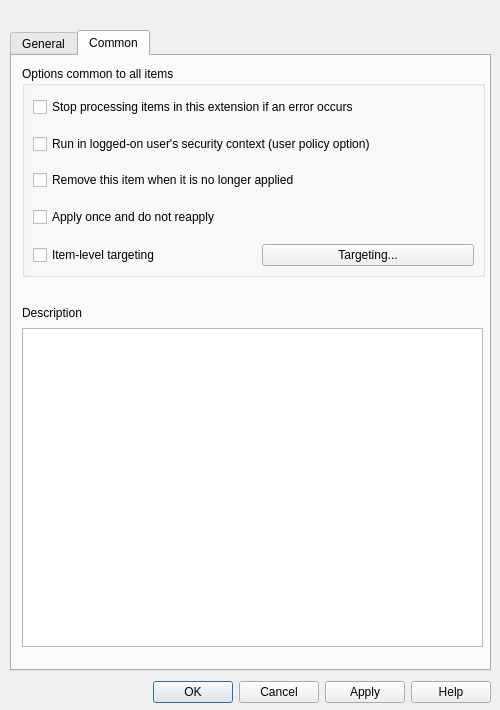
<?xml version="1.0" encoding="UTF-8"?>
<ui version="4.0">
 <class>Dialog</class>
 <widget class="QDialog" name="Dialog">
  <property name="geometry">
   <rect>
    <x>0</x>
    <y>0</y>
    <width>500</width>
    <height>710</height>
   </rect>
  </property>
  <property name="windowTitle">
   <string>Dialog</string>
  </property>
  <widget class="QDialogButtonBox" name="buttonBox">
   <property name="geometry">
    <rect>
     <x>140</x>
     <y>680</y>
     <width>351</width>
     <height>25</height>
    </rect>
   </property>
   <property name="standardButtons">
    <set>QDialogButtonBox::Apply|QDialogButtonBox::Cancel|QDialogButtonBox::Help|QDialogButtonBox::Ok</set>
   </property>
  </widget>
  <widget class="QTabWidget" name="Option_common">
   <property name="geometry">
    <rect>
     <x>10</x>
     <y>30</y>
     <width>481</width>
     <height>641</height>
    </rect>
   </property>
   <property name="currentIndex">
    <number>1</number>
   </property>
   <widget class="QWidget" name="tab">
    <attribute name="title">
     <string>General</string>
    </attribute>
    <widget class="Line" name="line">
     <property name="geometry">
      <rect>
       <x>10</x>
       <y>40</y>
       <width>460</width>
       <height>3</height>
      </rect>
     </property>
     <property name="orientation">
      <enum>Qt::Horizontal</enum>
     </property>
    </widget>
    <widget class="Line" name="line_2">
     <property name="geometry">
      <rect>
       <x>10</x>
       <y>250</y>
       <width>460</width>
       <height>16</height>
      </rect>
     </property>
     <property name="orientation">
      <enum>Qt::Horizontal</enum>
     </property>
    </widget>
    <widget class="Line" name="line_3">
     <property name="geometry">
      <rect>
       <x>10</x>
       <y>350</y>
       <width>460</width>
       <height>3</height>
      </rect>
     </property>
     <property name="orientation">
      <enum>Qt::Horizontal</enum>
     </property>
    </widget>
    <widget class="Line" name="line_4">
     <property name="geometry">
      <rect>
       <x>10</x>
       <y>520</y>
       <width>460</width>
       <height>3</height>
      </rect>
     </property>
     <property name="orientation">
      <enum>Qt::Horizontal</enum>
     </property>
    </widget>
    <widget class="Line" name="line_5">
     <property name="geometry">
      <rect>
       <x>10</x>
       <y>160</y>
       <width>460</width>
       <height>16</height>
      </rect>
     </property>
     <property name="orientation">
      <enum>Qt::Horizontal</enum>
     </property>
    </widget>
    <widget class="QWidget" name="">
     <property name="geometry">
      <rect>
       <x>10</x>
       <y>360</y>
       <width>461</width>
       <height>151</height>
      </rect>
     </property>
     <layout class="QGridLayout" name="gridLayout_6">
      <item row="0" column="0">
       <layout class="QVBoxLayout" name="verticalLayout_5">
        <item>
         <widget class="QLabel" name="label_12">
          <property name="text">
           <string>Start in:</string>
          </property>
         </widget>
        </item>
        <item>
         <spacer name="verticalSpacer_2">
          <property name="orientation">
           <enum>Qt::Vertical</enum>
          </property>
          <property name="sizeType">
           <enum>QSizePolicy::Fixed</enum>
          </property>
          <property name="sizeHint" stdset="0">
           <size>
            <width>20</width>
            <height>1</height>
           </size>
          </property>
         </spacer>
        </item>
        <item>
         <widget class="QLabel" name="label_11">
          <property name="text">
           <string>Shortcutkey:</string>
          </property>
         </widget>
        </item>
        <item>
         <spacer name="verticalSpacer_5">
          <property name="orientation">
           <enum>Qt::Vertical</enum>
          </property>
          <property name="sizeType">
           <enum>QSizePolicy::Fixed</enum>
          </property>
          <property name="sizeHint" stdset="0">
           <size>
            <width>20</width>
            <height>1</height>
           </size>
          </property>
         </spacer>
        </item>
        <item>
         <widget class="QLabel" name="label_13">
          <property name="text">
           <string>Run:</string>
          </property>
         </widget>
        </item>
        <item>
         <spacer name="verticalSpacer_6">
          <property name="orientation">
           <enum>Qt::Vertical</enum>
          </property>
          <property name="sizeType">
           <enum>QSizePolicy::Fixed</enum>
          </property>
          <property name="sizeHint" stdset="0">
           <size>
            <width>20</width>
            <height>1</height>
           </size>
          </property>
         </spacer>
        </item>
        <item>
         <widget class="QLabel" name="label_14">
          <property name="text">
           <string>Comment:</string>
          </property>
         </widget>
        </item>
       </layout>
      </item>
      <item row="0" column="1">
       <spacer name="horizontalSpacer">
        <property name="orientation">
         <enum>Qt::Horizontal</enum>
        </property>
        <property name="sizeType">
         <enum>QSizePolicy::Fixed</enum>
        </property>
        <property name="sizeHint" stdset="0">
         <size>
          <width>7</width>
          <height>20</height>
         </size>
        </property>
       </spacer>
      </item>
      <item row="0" column="2">
       <layout class="QVBoxLayout" name="verticalLayout_4">
        <item>
         <layout class="QGridLayout" name="gridLayout_5">
          <item row="0" column="0">
           <widget class="QLineEdit" name="lineEdit_4"/>
          </item>
          <item row="0" column="1">
           <widget class="QToolButton" name="toolButton_4">
            <property name="text">
             <string>...</string>
            </property>
           </widget>
          </item>
         </layout>
        </item>
        <item>
         <spacer name="verticalSpacer">
          <property name="orientation">
           <enum>Qt::Vertical</enum>
          </property>
          <property name="sizeType">
           <enum>QSizePolicy::Fixed</enum>
          </property>
          <property name="sizeHint" stdset="0">
           <size>
            <width>20</width>
            <height>1</height>
           </size>
          </property>
         </spacer>
        </item>
        <item>
         <widget class="QLineEdit" name="lineEdit_6"/>
        </item>
        <item>
         <spacer name="verticalSpacer_7">
          <property name="orientation">
           <enum>Qt::Vertical</enum>
          </property>
          <property name="sizeType">
           <enum>QSizePolicy::Fixed</enum>
          </property>
          <property name="sizeHint" stdset="0">
           <size>
            <width>20</width>
            <height>1</height>
           </size>
          </property>
         </spacer>
        </item>
        <item>
         <widget class="QComboBox" name="comboBox_8"/>
        </item>
        <item>
         <spacer name="verticalSpacer_8">
          <property name="orientation">
           <enum>Qt::Vertical</enum>
          </property>
          <property name="sizeType">
           <enum>QSizePolicy::Fixed</enum>
          </property>
          <property name="sizeHint" stdset="0">
           <size>
            <width>20</width>
            <height>1</height>
           </size>
          </property>
         </spacer>
        </item>
        <item>
         <widget class="QLineEdit" name="lineEdit_9"/>
        </item>
       </layout>
      </item>
     </layout>
    </widget>
    <widget class="QWidget" name="">
     <property name="geometry">
      <rect>
       <x>10</x>
       <y>530</y>
       <width>461</width>
       <height>69</height>
      </rect>
     </property>
     <layout class="QHBoxLayout" name="horizontalLayout_2">
      <item>
       <layout class="QVBoxLayout" name="verticalLayout_6">
        <item>
         <widget class="QLabel" name="label_15">
          <property name="text">
           <string>Icon file path:</string>
          </property>
         </widget>
        </item>
        <item>
         <spacer name="verticalSpacer_3">
          <property name="orientation">
           <enum>Qt::Vertical</enum>
          </property>
          <property name="sizeType">
           <enum>QSizePolicy::Fixed</enum>
          </property>
          <property name="sizeHint" stdset="0">
           <size>
            <width>20</width>
            <height>1</height>
           </size>
          </property>
         </spacer>
        </item>
        <item>
         <widget class="QLabel" name="label_16">
          <property name="text">
           <string>Icon index:</string>
          </property>
         </widget>
        </item>
       </layout>
      </item>
      <item>
       <spacer name="horizontalSpacer_2">
        <property name="orientation">
         <enum>Qt::Horizontal</enum>
        </property>
        <property name="sizeType">
         <enum>QSizePolicy::Fixed</enum>
        </property>
        <property name="sizeHint" stdset="0">
         <size>
          <width>1</width>
          <height>20</height>
         </size>
        </property>
       </spacer>
      </item>
      <item>
       <layout class="QVBoxLayout" name="verticalLayout_3">
        <item>
         <layout class="QHBoxLayout" name="horizontalLayout">
          <item>
           <widget class="QLineEdit" name="lineEdit_7"/>
          </item>
          <item>
           <widget class="QToolButton" name="toolButton_6">
            <property name="text">
             <string>...</string>
            </property>
           </widget>
          </item>
         </layout>
        </item>
        <item>
         <spacer name="verticalSpacer_4">
          <property name="orientation">
           <enum>Qt::Vertical</enum>
          </property>
          <property name="sizeType">
           <enum>QSizePolicy::Fixed</enum>
          </property>
          <property name="sizeHint" stdset="0">
           <size>
            <width>20</width>
            <height>1</height>
           </size>
          </property>
         </spacer>
        </item>
        <item>
         <widget class="QLineEdit" name="lineEdit_8"/>
        </item>
       </layout>
      </item>
     </layout>
    </widget>
    <widget class="QWidget" name="">
     <property name="geometry">
      <rect>
       <x>10</x>
       <y>270</y>
       <width>461</width>
       <height>69</height>
      </rect>
     </property>
     <layout class="QHBoxLayout" name="horizontalLayout_4">
      <item>
       <layout class="QVBoxLayout" name="verticalLayout_8">
        <item>
         <widget class="QLabel" name="label_10">
          <property name="text">
           <string>Target path:</string>
          </property>
         </widget>
        </item>
        <item>
         <spacer name="verticalSpacer_9">
          <property name="orientation">
           <enum>Qt::Vertical</enum>
          </property>
          <property name="sizeType">
           <enum>QSizePolicy::Fixed</enum>
          </property>
          <property name="sizeHint" stdset="0">
           <size>
            <width>20</width>
            <height>1</height>
           </size>
          </property>
         </spacer>
        </item>
        <item>
         <widget class="QLabel" name="label_9">
          <property name="text">
           <string>Arguments:</string>
          </property>
          <property name="buddy">
           <cstring>comboBox_5</cstring>
          </property>
         </widget>
        </item>
       </layout>
      </item>
      <item>
       <spacer name="horizontalSpacer_3">
        <property name="orientation">
         <enum>Qt::Horizontal</enum>
        </property>
        <property name="sizeType">
         <enum>QSizePolicy::Fixed</enum>
        </property>
        <property name="sizeHint" stdset="0">
         <size>
          <width>9</width>
          <height>20</height>
         </size>
        </property>
       </spacer>
      </item>
      <item>
       <layout class="QVBoxLayout" name="verticalLayout_7">
        <item>
         <layout class="QHBoxLayout" name="horizontalLayout_3">
          <item>
           <widget class="QLineEdit" name="lineEdit_3"/>
          </item>
          <item>
           <widget class="QToolButton" name="toolButton_3">
            <property name="text">
             <string>...</string>
            </property>
           </widget>
          </item>
         </layout>
        </item>
        <item>
         <spacer name="verticalSpacer_10">
          <property name="orientation">
           <enum>Qt::Vertical</enum>
          </property>
          <property name="sizeType">
           <enum>QSizePolicy::Fixed</enum>
          </property>
          <property name="sizeHint" stdset="0">
           <size>
            <width>20</width>
            <height>1</height>
           </size>
          </property>
         </spacer>
        </item>
        <item>
         <widget class="QLineEdit" name="lineEdit_5"/>
        </item>
       </layout>
      </item>
     </layout>
    </widget>
    <widget class="QWidget" name="">
     <property name="geometry">
      <rect>
       <x>11</x>
       <y>181</y>
       <width>461</width>
       <height>69</height>
      </rect>
     </property>
     <layout class="QGridLayout" name="gridLayout_4">
      <item row="0" column="0">
       <layout class="QVBoxLayout" name="verticalLayout_9">
        <item>
         <widget class="QLabel" name="label_17">
          <property name="baseSize">
           <size>
            <width>66</width>
            <height>0</height>
           </size>
          </property>
          <property name="text">
           <string>Target type:</string>
          </property>
         </widget>
        </item>
        <item>
         <spacer name="verticalSpacer_11">
          <property name="orientation">
           <enum>Qt::Vertical</enum>
          </property>
          <property name="sizeType">
           <enum>QSizePolicy::Fixed</enum>
          </property>
          <property name="sizeHint" stdset="0">
           <size>
            <width>20</width>
            <height>1</height>
           </size>
          </property>
         </spacer>
        </item>
        <item>
         <widget class="QLabel" name="label_18">
          <property name="baseSize">
           <size>
            <width>66</width>
            <height>0</height>
           </size>
          </property>
          <property name="text">
           <string>Location:</string>
          </property>
          <property name="buddy">
           <cstring>comboBox_5</cstring>
          </property>
         </widget>
        </item>
       </layout>
      </item>
      <item row="0" column="1">
       <spacer name="horizontalSpacer_4">
        <property name="orientation">
         <enum>Qt::Horizontal</enum>
        </property>
        <property name="sizeType">
         <enum>QSizePolicy::Fixed</enum>
        </property>
        <property name="sizeHint" stdset="0">
         <size>
          <width>1</width>
          <height>20</height>
         </size>
        </property>
       </spacer>
      </item>
      <item row="0" column="2">
       <layout class="QVBoxLayout" name="verticalLayout_10" stretch="0,0,0">
        <item>
         <layout class="QHBoxLayout" name="horizontalLayout_6">
          <item>
           <widget class="QComboBox" name="comboBox_10">
            <property name="sizePolicy">
             <sizepolicy hsizetype="Fixed" vsizetype="Fixed">
              <horstretch>100</horstretch>
              <verstretch>0</verstretch>
             </sizepolicy>
            </property>
            <property name="minimumSize">
             <size>
              <width>367</width>
              <height>0</height>
             </size>
            </property>
            <property name="baseSize">
             <size>
              <width>100</width>
              <height>0</height>
             </size>
            </property>
           </widget>
          </item>
         </layout>
        </item>
        <item>
         <spacer name="verticalSpacer_12">
          <property name="orientation">
           <enum>Qt::Vertical</enum>
          </property>
          <property name="sizeType">
           <enum>QSizePolicy::Fixed</enum>
          </property>
          <property name="sizeHint" stdset="0">
           <size>
            <width>20</width>
            <height>1</height>
           </size>
          </property>
         </spacer>
        </item>
        <item>
         <widget class="QComboBox" name="comboBox_9">
          <property name="sizePolicy">
           <sizepolicy hsizetype="Fixed" vsizetype="Fixed">
            <horstretch>0</horstretch>
            <verstretch>0</verstretch>
           </sizepolicy>
          </property>
          <property name="minimumSize">
           <size>
            <width>367</width>
            <height>0</height>
           </size>
          </property>
         </widget>
        </item>
       </layout>
      </item>
     </layout>
    </widget>
    <widget class="QWidget" name="">
     <property name="geometry">
      <rect>
       <x>10</x>
       <y>50</y>
       <width>461</width>
       <height>107</height>
      </rect>
     </property>
     <layout class="QHBoxLayout" name="horizontalLayout_5">
      <item>
       <layout class="QVBoxLayout" name="verticalLayout_2">
        <item>
         <widget class="QLabel" name="label_8">
          <property name="text">
           <string>Name:</string>
          </property>
         </widget>
        </item>
        <item>
         <spacer name="verticalSpacer_16">
          <property name="orientation">
           <enum>Qt::Vertical</enum>
          </property>
          <property name="sizeHint" stdset="0">
           <size>
            <width>20</width>
            <height>1</height>
           </size>
          </property>
         </spacer>
        </item>
        <item>
         <widget class="QLabel" name="label_6">
          <property name="text">
           <string>Target type:</string>
          </property>
          <property name="buddy">
           <cstring>comboBox_5</cstring>
          </property>
         </widget>
        </item>
        <item>
         <spacer name="verticalSpacer_15">
          <property name="orientation">
           <enum>Qt::Vertical</enum>
          </property>
          <property name="sizeHint" stdset="0">
           <size>
            <width>20</width>
            <height>1</height>
           </size>
          </property>
         </spacer>
        </item>
        <item>
         <widget class="QLabel" name="label_7">
          <property name="text">
           <string>Location:</string>
          </property>
          <property name="buddy">
           <cstring>comboBox_6</cstring>
          </property>
         </widget>
        </item>
       </layout>
      </item>
      <item>
       <spacer name="horizontalSpacer_5">
        <property name="orientation">
         <enum>Qt::Horizontal</enum>
        </property>
        <property name="sizeHint" stdset="0">
         <size>
          <width>40</width>
          <height>20</height>
         </size>
        </property>
       </spacer>
      </item>
      <item>
       <layout class="QVBoxLayout" name="verticalLayout">
        <item>
         <layout class="QGridLayout" name="gridLayout_3">
          <item row="0" column="0">
           <widget class="QLineEdit" name="lineEdit_2"/>
          </item>
          <item row="0" column="1">
           <widget class="QToolButton" name="toolButton_2">
            <property name="text">
             <string>...</string>
            </property>
           </widget>
          </item>
         </layout>
        </item>
        <item>
         <spacer name="verticalSpacer_14">
          <property name="orientation">
           <enum>Qt::Vertical</enum>
          </property>
          <property name="sizeHint" stdset="0">
           <size>
            <width>20</width>
            <height>1</height>
           </size>
          </property>
         </spacer>
        </item>
        <item>
         <widget class="QComboBox" name="comboBox_5"/>
        </item>
        <item>
         <spacer name="verticalSpacer_13">
          <property name="orientation">
           <enum>Qt::Vertical</enum>
          </property>
          <property name="sizeHint" stdset="0">
           <size>
            <width>20</width>
            <height>1</height>
           </size>
          </property>
         </spacer>
        </item>
        <item>
         <widget class="QComboBox" name="comboBox_6">
          <property name="sizePolicy">
           <sizepolicy hsizetype="Fixed" vsizetype="Fixed">
            <horstretch>0</horstretch>
            <verstretch>0</verstretch>
           </sizepolicy>
          </property>
          <property name="minimumSize">
           <size>
            <width>367</width>
            <height>0</height>
           </size>
          </property>
         </widget>
        </item>
       </layout>
      </item>
     </layout>
    </widget>
    <widget class="QWidget" name="">
     <property name="geometry">
      <rect>
       <x>10</x>
       <y>10</y>
       <width>461</width>
       <height>27</height>
      </rect>
     </property>
     <layout class="QHBoxLayout" name="horizontalLayout_7">
      <item>
       <widget class="QLabel" name="label_3">
        <property name="text">
         <string>Action:</string>
        </property>
        <property name="buddy">
         <cstring>comboBox_2</cstring>
        </property>
       </widget>
      </item>
      <item>
       <spacer name="horizontalSpacer_6">
        <property name="orientation">
         <enum>Qt::Horizontal</enum>
        </property>
        <property name="sizeType">
         <enum>QSizePolicy::Fixed</enum>
        </property>
        <property name="sizeHint" stdset="0">
         <size>
          <width>10</width>
          <height>20</height>
         </size>
        </property>
       </spacer>
      </item>
      <item>
       <widget class="QComboBox" name="comboBox_2">
        <property name="sizePolicy">
         <sizepolicy hsizetype="Fixed" vsizetype="Fixed">
          <horstretch>0</horstretch>
          <verstretch>0</verstretch>
         </sizepolicy>
        </property>
        <property name="minimumSize">
         <size>
          <width>367</width>
          <height>0</height>
         </size>
        </property>
       </widget>
      </item>
     </layout>
    </widget>
   </widget>
   <widget class="QWidget" name="tab_2">
    <attribute name="title">
     <string>Common</string>
    </attribute>
    <widget class="QGroupBox" name="groupBox">
     <property name="geometry">
      <rect>
       <x>10</x>
       <y>10</y>
       <width>463</width>
       <height>211</height>
      </rect>
     </property>
     <property name="title">
      <string>Options common to all items</string>
     </property>
     <widget class="QWidget" name="">
      <property name="geometry">
       <rect>
        <x>11</x>
        <y>31</y>
        <width>441</width>
        <height>169</height>
       </rect>
      </property>
      <layout class="QVBoxLayout" name="verticalLayout_11">
       <item>
        <widget class="QCheckBox" name="checkBox">
         <property name="text">
          <string>Stop processing items in this extension if an error occurs</string>
         </property>
        </widget>
       </item>
       <item>
        <spacer name="verticalSpacer_17">
         <property name="orientation">
          <enum>Qt::Vertical</enum>
         </property>
         <property name="sizeHint" stdset="0">
          <size>
           <width>20</width>
           <height>40</height>
          </size>
         </property>
        </spacer>
       </item>
       <item>
        <widget class="QCheckBox" name="checkBox_2">
         <property name="text">
          <string>Run in logged-on user's security context (user policy option)</string>
         </property>
        </widget>
       </item>
       <item>
        <spacer name="verticalSpacer_18">
         <property name="orientation">
          <enum>Qt::Vertical</enum>
         </property>
         <property name="sizeHint" stdset="0">
          <size>
           <width>20</width>
           <height>40</height>
          </size>
         </property>
        </spacer>
       </item>
       <item>
        <widget class="QCheckBox" name="checkBox_3">
         <property name="text">
          <string>Remove this item when it is no longer applied</string>
         </property>
        </widget>
       </item>
       <item>
        <spacer name="verticalSpacer_19">
         <property name="orientation">
          <enum>Qt::Vertical</enum>
         </property>
         <property name="sizeHint" stdset="0">
          <size>
           <width>20</width>
           <height>40</height>
          </size>
         </property>
        </spacer>
       </item>
       <item>
        <widget class="QCheckBox" name="checkBox_4">
         <property name="text">
          <string>Apply once and do not reapply</string>
         </property>
        </widget>
       </item>
       <item>
        <spacer name="verticalSpacer_20">
         <property name="orientation">
          <enum>Qt::Vertical</enum>
         </property>
         <property name="sizeHint" stdset="0">
          <size>
           <width>20</width>
           <height>40</height>
          </size>
         </property>
        </spacer>
       </item>
       <item>
        <layout class="QHBoxLayout" name="horizontalLayout_8">
         <item>
          <widget class="QCheckBox" name="checkBox_5">
           <property name="text">
            <string>Item-level targeting</string>
           </property>
          </widget>
         </item>
         <item>
          <spacer name="horizontalSpacer_7">
           <property name="orientation">
            <enum>Qt::Horizontal</enum>
           </property>
           <property name="sizeType">
            <enum>QSizePolicy::Fixed</enum>
           </property>
           <property name="sizeHint" stdset="0">
            <size>
             <width>10</width>
             <height>20</height>
            </size>
           </property>
          </spacer>
         </item>
         <item>
          <widget class="QPushButton" name="pushButton">
           <property name="text">
            <string>Targeting...</string>
           </property>
          </widget>
         </item>
        </layout>
       </item>
      </layout>
     </widget>
    </widget>
    <widget class="QWidget" name="">
     <property name="geometry">
      <rect>
       <x>10</x>
       <y>250</y>
       <width>461</width>
       <height>341</height>
      </rect>
     </property>
     <layout class="QVBoxLayout" name="verticalLayout_12">
      <item>
       <widget class="QLabel" name="label_19">
        <property name="text">
         <string>Description</string>
        </property>
        <property name="buddy">
         <cstring>plainTextEdit</cstring>
        </property>
       </widget>
      </item>
      <item>
       <spacer name="verticalSpacer_21">
        <property name="orientation">
         <enum>Qt::Vertical</enum>
        </property>
        <property name="sizeType">
         <enum>QSizePolicy::Fixed</enum>
        </property>
        <property name="sizeHint" stdset="0">
         <size>
          <width>20</width>
          <height>2</height>
         </size>
        </property>
       </spacer>
      </item>
      <item>
       <widget class="QPlainTextEdit" name="plainTextEdit"/>
      </item>
     </layout>
    </widget>
   </widget>
  </widget>
 </widget>
 <resources/>
 <connections/>
</ui>
